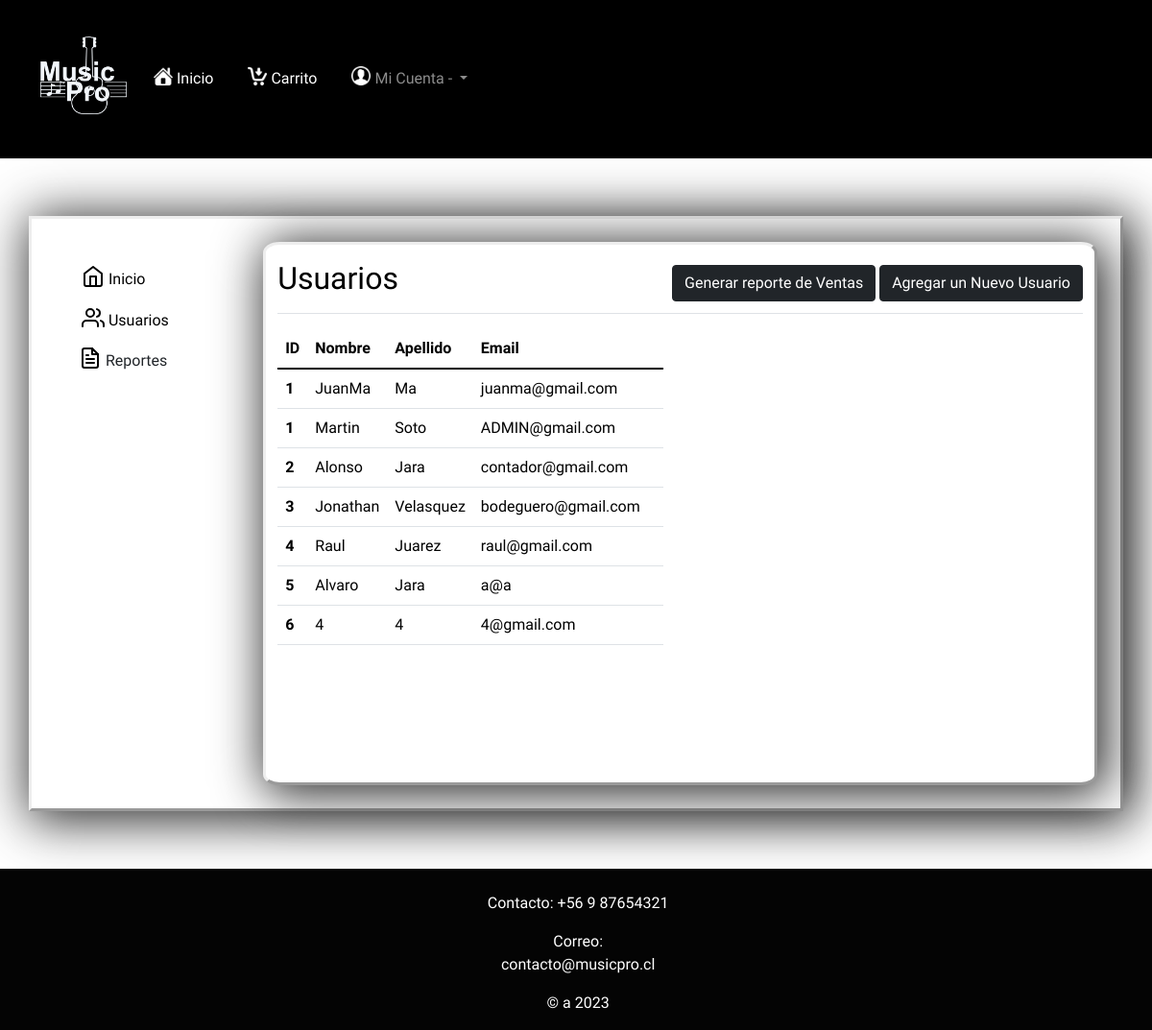
/usuarioAdmin (signed in), run on the app's committed database.
### core/models.py (models this page shows, shortened)
class Usuario(models.Model):
    cam_auto = models.IntegerField(default=0)
    nombre = models.CharField(max_length=16, )
    apellido = models.CharField( max_length=16, null=False)
    email = models.EmailField(primary_key=True, unique=True)
    pwd = models.CharField(null=False, max_length=12)
    tipoUsuario = models.IntegerField()
    rut = models.CharField(max_length=10, default= '')
    direccion = models.CharField(max_length=50, null=False, default= '')
    telefono = models.CharField(max_length=10, default=0)
    codigoPostal = models.IntegerField(max_length=50, default= 0)
    estado = models.CharField(max_length=50, default= '')
    ciudad = models.CharField(max_length=50, default= '')

### core/views.py (the view)
# urls.py: path('usuarioAdmin', usuarioAdmin, name="usuarioAdmin"),
def usuarioAdmin(request):
    contexto = {'usuario': Usuario.objects.all()}
    return render(request,'core/usuariosAdmin.html' , contexto )

### core/context_processor.py (called while the page is built)
def total_carrito(request):
    total = 0
    if 'carrito' in request.session:
        for key, value in request.session["carrito"].items():
            total += int(value["acumulado"])
    return {"total_carrito":total}

### core/templates/core/usuariosAdmin.html (shortened to what this page needs)
{% extends "core/layout.html" %}
{% load static %}
{% block head %}
<link href="{% static 'core/css/usuariosadmin1.css' %}" rel="stylesheet" type="text/css">
{% endblock %}
{% block content %}
<div id="contenido">
    <div class="container-fluid">
      <div class="row">
        <nav id="sidebarMenu" >
          <div class="position-sticky pt-3 sidebar-sticky">
            <ul class="nav flex-column" >
              <li class="nav-item">
                <a class="nav-link active" aria-current="page"  id="iconoInfo" href="{% url 'administrador' %}">
                  Inicio
                </a>
              </li>
              <li class="nav-item">
                <a class="nav-link" id="iconoInfo" href="{% url 'usuarioAdmin' %}">
                  Usuarios
                </a>
              </li>
              <li class="nav-item dropdown">
                <a class="btn btn-toggle align-items-center rounded" href="#" role="button" data-bs-toggle="collapse" aria-expanded="false" data-bs-target="#dashboard-collapse">
                  Reportes
                </a>
              </li>
            </ul>
          </div>
        </nav>
        <div id="pantalla">
          <main >
            <div class="d-flex justify-content-between flex-wrap flex-md-nowrap align-items-center pt-3 pb-2 mb-3 border-bottom">
              <h1 class="h2">Usuarios</h1>
              <div id="menuUsuario" >
                <button class="btn btn-dark"  onclick="generarinfo()">Generar reporte de Ventas</button>
                <a class="btn btn-dark" href="{% url 'crudUsuario' %}"> Agregar un Nuevo Usuario</a>
              </div>
            </div>
              <div class="ratio ratio-16x9">
                <div class="tabla">
                  <table class="table" id="tabla" style="color:rgb(0, 0, 0)">
                    <thead>
                        <tr>
                            <th scope="col">ID</th>
                            <th scope="col">Nombre</th>
                            <th scope="col">Apellido</th>
                            <th scope="col">Email</th>
                        </tr>
                    </thead>
                    <tbody>
                      {% for i in usuario %}
                      <tr>
                          <th scope="row">{{ i.cam_auto }}</th>
                          <td>{{ i.nombre }}</td>
                          <td>{{ i.apellido }}</td>
                          <td>{{ i.email }}</td>
                          <td>
                          </td>
                      </tr>
                      {% endfor %}
                  </tbody>
                </table>
                </div>
            </div>
          </main>
        </div>
      </div>
    </div>
  </div>
{% endblock %}

### core/static/core/css/stylelayout.css (style rules this page uses)
body { background-image: url("https://i.pinimg.com/564x/20/8b/9b/208b9ba35cebefbba9f945fb69f021ce.jpg"); background-repeat: no-repeat; background-position: center center; background-size: cover; background-attachment: fixed; }
.nav-link { display: flex; justify-content: center; align-items: center; }
* { padding: 0; margin: 0; font-family: 'Chakra Petch', sans-serif; }
body { background-color: #ffffff; background-color: #ffffff; }

### core/static/core/css/usuariosadmin1.css (style rules this page uses)
#contenido { display: flex; justify-content: space-around; width: 95%; padding: 2%; margin: 5% 0% 5% 0%; background-color: rgb(255, 255, 255); color: rgb(0, 0, 0); border-style: outset; box-shadow: 5px 5px 50px 5px rgb(44, 44, 44); }
#sidebarMenu { width: 20%; height: 100%; class:"col-md-3 col-lg-2 d-md-block bg-light sidebar "; }
#pantalla { width: 80%; background-color: rgb(255, 255, 255); color: rgb(0, 0, 0); border-style: outset; box-shadow: 5px 5px 50px 5px rgb(44, 44, 44); border-radius: 2%; }
#tabla { width:auto; padding: -100%; }
#iconoInfo { color: black; }
.container-fluid { height: auto; }

### data on the page
Usuario: cam_auto "1", nombre "JuanMa", apellido "Ma", email "juanma@gmail.com"
Usuario: cam_auto "1", nombre "Martin", apellido "Soto", email "ADMIN@gmail.com"
Usuario: cam_auto "2", nombre "Alonso", apellido "Jara", email "contador@gmail.com"
Usuario: cam_auto "3", nombre "Jonathan", apellido "Velasquez", email "bodeguero@gmail.com"
Usuario: cam_auto "4", nombre "Raul", apellido "Juarez", email "raul@gmail.com"
Usuario: cam_auto "5", nombre "Alvaro", apellido "Jara", email "a@a"
Usuario: cam_auto "6", nombre "4", apellido "4", email "4@gmail.com"
